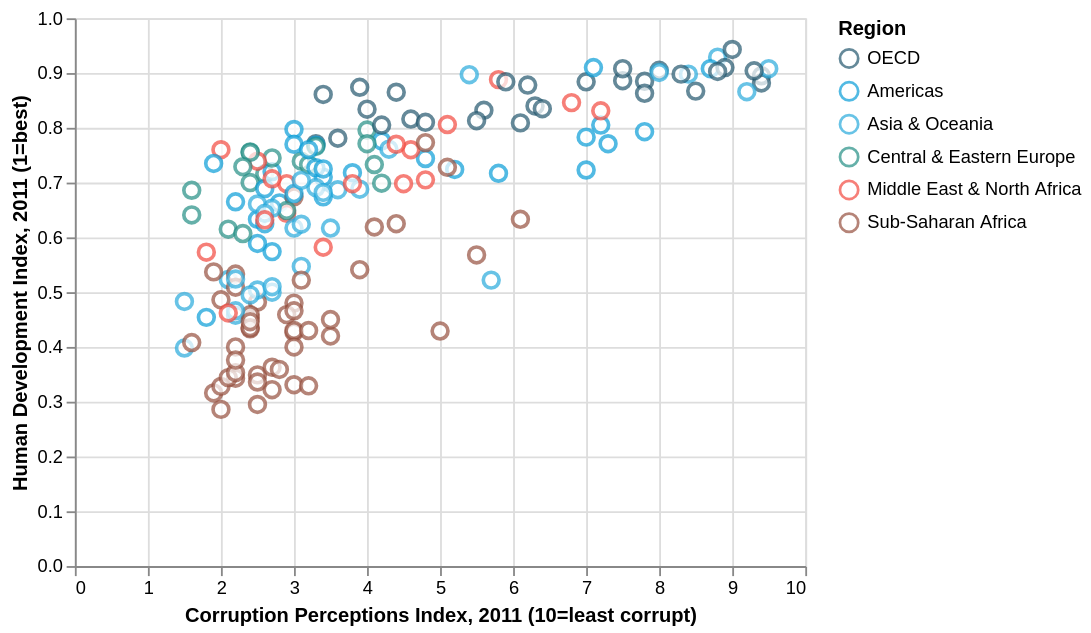

Source (notebook cell):
### Code cell
# Solution
regions = [
    'OECD',
    'Americas',
    'Asia & Oceania',
    'Central & Eastern Europe',
    'Middle East & North Africa',
    'Sub-Saharan Africa'
]

region_colors = [
    '#24576d',
    '#099dd7',
    '#28aadc',
    '#248e84',
    '#f2483f',
    '#96503f'
]

points = alt.Chart(df).mark_point(
    size=75,
    strokeWidth=2,
    fill='white'
).encode(
    alt.X('CPI:Q', 
          title='Corruption Perceptions Index, 2011 (10=least corrupt)'),
    alt.Y('HDI:Q',
          title='Human Development Index, 2011 (1=best)'),
    alt.Color('Region:N',
              scale=alt.Scale(domain=regions, range=region_colors))
)

points

### Figure 1 — Vega-Lite specification as saved in the notebook (floating-point values rounded to 4 significant figures; data arrays with more than 128 entries replaced by an {"elided": "..."} marker saying what was removed)
{"config": {"view": {"continuousWidth": 400, "continuousHeight": 300}}, "data": {"name": "data-c6a1e4fe02b1a713f59f03445e289546"}, "mark": {"type": "point", "fill": "white", "size": 75, "strokeWidth": 2}, "encoding": {"color": {"type": "nominal", "field": "Region", "scale": {"domain": ["OECD", "Americas", "Asia & Oceania", "Central & Eastern Europe", "Middle East & North Africa", "Sub-Saharan Africa"], "range": ["#24576d", "#099dd7", "#28aadc", "#248e84", "#f2483f", "#96503f"]}}, "x": {"type": "quantitative", "field": "CPI", "title": "Corruption Perceptions Index, 2011 (10=least corrupt)"}, "y": {"type": "quantitative", "field": "HDI", "title": "Human Development Index, 2011 (1=best)"}}, "$schema": "https://vega.github.io/schema/vega-lite/v4.8.1.json", "datasets": {"data-c6a1e4fe02b1a713f59f03445e289546": {"elided": "173 records"}}}
